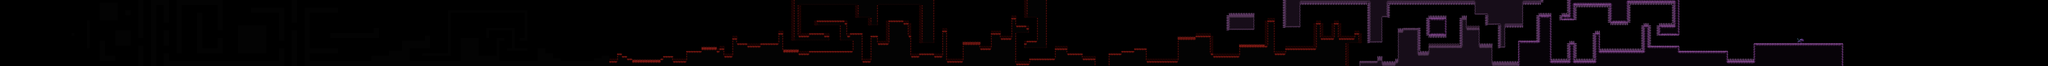

Below is a game level as drawn by its tile map, then a one-line description and the .tmx that defines it (tile-layer data replaced by summaries):
An orthogonal 800x26 tile map with 16x16 px tiles, 6 tile layers (Decoration 2, Decoration 1, Spikes, Solids + Blacks, ...), 4 tilesets and 82 objects (47x Enemy, 17x Feature, 12x Checkpoint, 2x Background, 2x Indicator, ...).

<map version="1.2" tiledversion="1.2.5" orientation="orthogonal" renderorder="right-down" width="800" height="26" tilewidth="16" tileheight="16" infinite="0" nextlayerid="14" nextobjectid="122">
 <tileset firstgid="1" source="megasheet.tsx" />
 <tileset firstgid="257" source="shroomsheet.tsx" />
 <tileset firstgid="338" source="plants.tsx" />
 <tileset firstgid="466" source="grass.tsx" />
 <objectgroup id="7" name="Background">
  <properties>
   <property name="z" type="float" value="-1" />
  </properties>
  <object id="92" name="Background" type="Background" x="7088" y="0" width="416" height="416">
   <properties>
    <property name="image" value="bg.png" />
   </properties>
  </object>
  <object id="106" name="Background" type="Background" x="7088" y="0" width="416" height="416">
   <properties>
    <property name="image" value="bg.png" />
   </properties>
  </object>
 </objectgroup>
 <objectgroup id="11" name="debug">
  <properties>
   <property name="z" type="float" value="0" />
  </properties>
 </objectgroup>
 <layer id="10" name="Decoration 2" width="800" height="26">
  <properties>
   <property name="z" type="float" value="0.3" />
  </properties>
  <data>[20800 cells, 20 non-empty, 6 distinct tile ids]</data>
 </layer>
 <layer id="8" name="Decoration 1" width="800" height="26">
  <properties>
   <property name="z" type="float" value="0.4" />
  </properties>
  <data>[20800 cells, 56 non-empty, 18 distinct tile ids]</data>
 </layer>
 <layer id="9" name="Spikes" width="800" height="26">
  <properties>
   <property name="z" type="float" value="0.5" />
  </properties>
  <data>[20800 cells, 1390 non-empty, 23 distinct tile ids]</data>
 </layer>
 <layer id="6" name="Solids + Blacks" width="800" height="26">
  <properties>
   <property name="z" type="float" value="0.6" />
  </properties>
  <data>[20800 cells, 5887 non-empty, 52 distinct tile ids]</data>
 </layer>
 <layer id="13" name="Grass 2" width="800" height="26">
  <properties>
   <property name="z" type="float" value="0.1" />
  </properties>
  <data>[20800 cells, 114 non-empty, 6 distinct tile ids]</data>
 </layer>
 <layer id="12" name="Grass 1" width="800" height="26">
  <properties>
   <property name="z" type="float" value="1.1" />
  </properties>
  <data>[20800 cells, 114 non-empty, 4 distinct tile ids]</data>
 </layer>
 <objectgroup id="3" name="Checkpoints">
  <properties>
   <property name="z" type="float" value="0.7" />
  </properties>
  <object id="37" name="Checkpoint" type="Checkpoint" x="4608" y="0" width="64" height="272">
   <properties>
    <property name="respawn_anchor" value="BottomMiddle" />
   </properties>
  </object>
  <object id="42" name="Checkpoint" type="Checkpoint" x="5136" y="32" width="90" height="96">
   <properties>
    <property name="respawn_anchor" value="BottomMiddle" />
   </properties>
  </object>
  <object id="45" name="Checkpoint" type="Checkpoint" x="5568" y="32" width="64" height="96">
   <properties>
    <property name="respawn_anchor" value="BottomMiddle" />
   </properties>
  </object>
  <object id="49" name="Checkpoint" type="Checkpoint" x="7376" y="0" width="80" height="240">
   <properties>
    <property name="respawn_anchor" value="BottomMiddle" />
   </properties>
  </object>
  <object id="63" name="Checkpoint" type="Checkpoint" x="9520" y="160" width="80" height="96">
   <properties>
    <property name="respawn_anchor" value="BottomMiddle" />
   </properties>
  </object>
  <object id="65" name="Checkpoint" type="Checkpoint" x="8544" y="272" width="64" height="112">
   <properties>
    <property name="respawn_anchor" value="BottomMiddle" />
   </properties>
  </object>
  <object id="67" name="Checkpoint" type="Checkpoint" x="2336" y="240" width="64" height="112">
   <properties>
    <property name="respawn_anchor" value="BottomMiddle" />
   </properties>
  </object>
  <object id="68" name="Checkpoint" type="Checkpoint" x="3568" y="0" width="96" height="384">
   <properties>
    <property name="respawn_anchor" value="BottomMiddle" />
   </properties>
  </object>
  <object id="83" name="Checkpoint" type="Checkpoint" x="6032" y="0" width="80" height="272">
   <properties>
    <property name="respawn_anchor" value="BottomMiddle" />
   </properties>
  </object>
  <object id="88" name="Checkpoint" type="Checkpoint" x="6464" y="304" width="80" height="64">
   <properties>
    <property name="respawn_anchor" value="BottomMiddle" />
   </properties>
  </object>
  <object id="118" name="Checkpoint" type="Checkpoint" x="1408" y="0" width="64" height="384">
   <properties>
    <property name="respawn_anchor" value="Middle" />
   </properties>
  </object>
  <object id="120" name="Checkpoint" type="Checkpoint" x="1984" y="0" width="64" height="48">
   <properties>
    <property name="respawn_anchor" value="Middle" />
   </properties>
  </object>
 </objectgroup>
 <objectgroup id="4" name="Triggers (mechanics)">
  <properties>
   <property name="z" type="float" value="0.8" />
  </properties>
  <object id="2" type="Feature" x="992" y="48" width="16" height="368">
   <properties>
    <property name="feature_type" value="AddCollisions" />
   </properties>
  </object>
  <object id="3" type="Feature" x="2112" y="0" width="16" height="416">
   <properties>
    <property name="feature_type" value="AddGravity1" />
   </properties>
  </object>
  <object id="4" type="Feature" x="2208" y="240" width="112" height="176">
   <properties>
    <property name="feature_type" value="AddJump" />
   </properties>
  </object>
  <object id="50" type="Feature" x="7088" y="0" width="48" height="416">
   <properties>
    <property name="feature_type" value="AddGravity2" />
   </properties>
  </object>
  <object id="70" type="Feature" x="3824" y="0" width="33.33" height="416">
   <properties>
    <property name="feature_type" value="AddAnimatedSprite" />
   </properties>
  </object>
  <object id="71" type="Feature" x="3808" y="0" width="48" height="416">
   <properties>
    <property name="feature_type" value="AddEnemySprite" />
   </properties>
  </object>
  <object id="77" type="Feature" x="6976" y="0" width="46.6667" height="416">
   <properties>
    <property name="feature_type" value="SetSong5" />
   </properties>
  </object>
  <object id="78" type="Feature" x="7840" y="0" width="46.6667" height="416">
   <properties>
    <property name="feature_type" value="SetSong6" />
   </properties>
  </object>
  <object id="79" type="Feature" x="8368" y="0" width="46.6667" height="416">
   <properties>
    <property name="feature_type" value="SetSong7" />
   </properties>
  </object>
  <object id="80" type="Feature" x="8560" y="0" width="46.6667" height="416">
   <properties>
    <property name="feature_type" value="SetSong8" />
   </properties>
  </object>
  <object id="81" type="Feature" x="9168" y="0" width="46.6667" height="416">
   <properties>
    <property name="feature_type" value="SetSong9" />
   </properties>
  </object>
  <object id="82" type="Feature" x="10320" y="0" width="46.6667" height="416">
   <properties>
    <property name="feature_type" value="SetSong10" />
   </properties>
  </object>
  <object id="104" name="Indicator Jump" type="Indicator" x="2272" y="288" width="64" height="32">
   <properties>
    <property name="feature_trigger" value="AddJump" />
    <property name="image" value="space.png" />
   </properties>
  </object>
  </objectgroup>
 <objectgroup id="5" name="Triggers (music)">
  <properties>
   <property name="z" type="float" value="0.9" />
  </properties>
  <!-- 5 objects omitted --></objectgroup>
 <objectgroup id="2" name="Player + Enemies +Goal">
  <properties>
   <property name="z" type="float" value="1" />
  </properties>
  <!-- 49 objects omitted --></objectgroup>
</map>
<!-- 55 of 82 objects omitted -->
